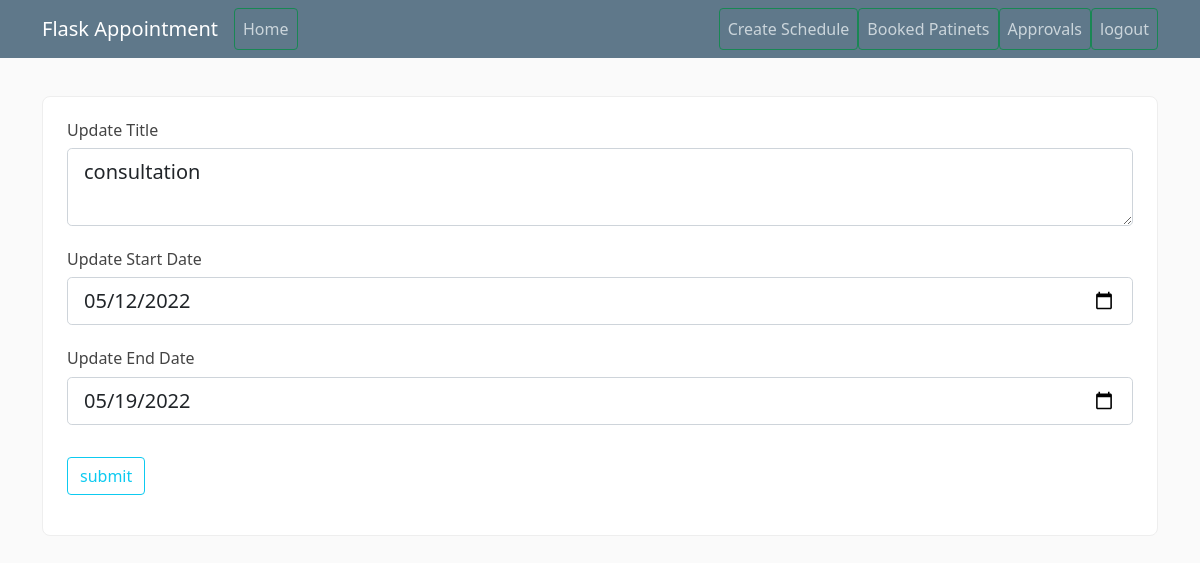
Page /update/doctor/schedule/1 (signed in) on the committed database.
### appointment_system/models.py (models this page shows, shortened)
class Schedule(db.Model):
    id = db.Column(db.Integer, primary_key=True)
    doctor_id = db.Column(db.Integer, db.ForeignKey('doctor.id'))
    title = db.Column(db.String(20), nullable=False)
    start_date = db.Column(db.Date(), default = datetime.now().date())
    end_date = db.Column(db.Date(), default = datetime.now().date())
    appointment = db.relationship('Appointment', backref='Schedule', lazy=True)

### appointment_system/routes.py (the view, shortened to what this page needs)
@app.route("/update/doctor/schedule/<int:id>", methods=['GET','POST'])
def edit_doctor_schedule(id):
    schedule = Schedule.query.filter_by(id=id).first()
    form = UpdateSchedule()
    form.title.data = schedule.title
    form.start_date.data = schedule.start_date
    form.end_date.data = schedule.end_date
    print('=================================> UPDATE')
    return render_template('update_doctor_schedule.html', form=form )

### appointment_system/forms.py (shortened to what this page needs)
class UpdateSchedule(FlaskForm):
    start_date = DateField('Update Start Date', validators=[DataRequired()], default= datetime.date.today() )
    end_date = DateField('Update End Date', validators=[DataRequired()])
    title = TextAreaField('Update Title', validators=[DataRequired()])
    submit = SubmitField('submit')

### appointment_system/models.py (called while the page is built)
@login_manager.user_loader
def load_user(user_id):
    return User.query.get(int(user_id))

### appointment_system/templates/update_doctor_schedule.html (shortened to what this page needs)
{% extends "layout.html" %}
{% block content %}
<div class="col-md-12">
    <div class="content-section p-4">
        <form action="" method="post">
            <div class="form-group">
               <h5> {{ form.title.label(class="form-control-label text-capitalize") }}</h5>
                {% if form.title.errors %}
                    {{ form.title(class="form-control form-control-lg is-invalid") }}
                    <div class="invalid-feedback">
                        {% for errors in form.name.errors %}
                            <span> {{ errors }} </span>
                        {% endfor %}
                    </div>
                {% else %}
                    {{ form.title(class="form-control form-control-lg input_style", placeholder="Enter the schedule title") }}
                {% endif %}
            </div>
            <div class="form-group">
                <h5>{{ form.start_date.label(class="form-control-label text-capitalize mt-2") }}</h5>
                {% if form.start_date.errors %}
                    {{ form.start_date(class="form-control form-control-lg is-invalid") }}
                    <div class="invalid-feedback">
                        {% for errors in form.start_date.errors %}
                            <span> {{ errors }} </span>
                        {% endfor %}
                    </div>
                {% else %}
                    {{ form.start_date(class="form-control form-control-lg input_style") }}
                {% endif %}
            </div>
            <div class="form-group">
               <h5>{{ form.end_date.label(class="form-control-label text-capitalize mt-2") }}</h5>
                {% if form.end_date.errors %}
                    {{ form.end_date(class="form-control form-control-lg is-invalid") }}
                    <div class="invalid-feedback">
                        {% for errors in form.end_date.errors %}
                            <span> {{ errors }} </span>
                        {% endfor %}
                    </div>
                {% else %}
                    {{ form.end_date(class="form-control form-control-lg input_style") }}
                {% endif %}
            </div>
            <div class="float-right">
                {{ form.submit(class="btn btn-outline-info mt-3") }}
            </div>
        </form>
    </div>
{% endblock %}

### appointment_system/static/main.css (style rules this page uses)
body { background: #fafafa; color: #333333; margin-top: 5rem; }
h1, h2, h3, h4, h5, h6 { color: #444444; }
.content-section { background: #ffffff; padding: 10px 20px; border: 1px solid #dddddd; border-radius: 3px; margin-bottom: 20px; }
.form-group { margin-bottom: 16px; }
.form-group label { font-size: 16px; }
.content-section { border-radius: 8px; border: 1px solid #eee; }

### rows in the picture
Schedule: title "consultation", start_date "05/12/2022", end_date "05/19/2022"
